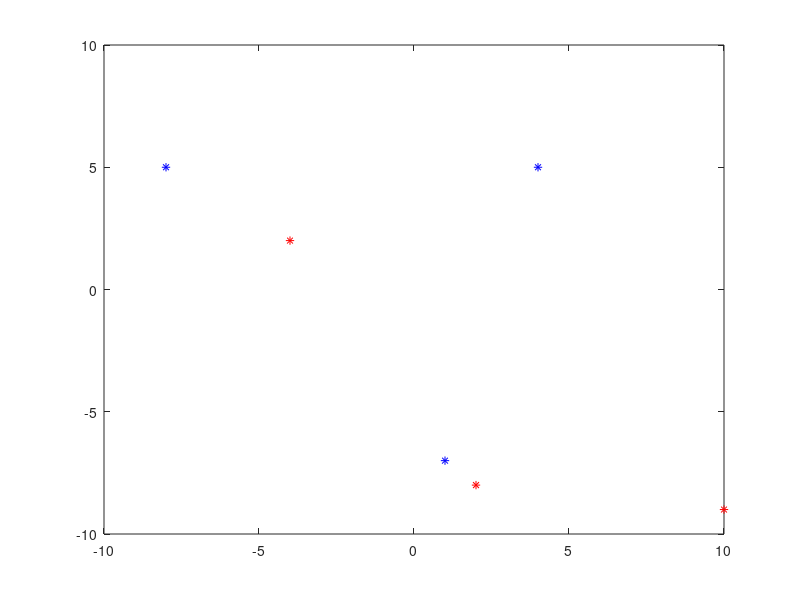

Write the MATLAB code that produced this figure. (Note: this script raises an error after producing the figure.)
clear
clc
%Task 01
w1 = [-8,5; 1,-7; 4,5];
w2 = [10,-9;-4,2;2,-8];
plot(w1(:,1),w1(:,2),'*b');hold on;
plot(w2(:,1),w2(:,2),'*r');hold on;

%Task 02
y=zeros(6,6);
y=[w1(1,1)*w1(1,1) w1(1,2)*w1(1,2) w1(1,1)*w1(1,2) w1(1,1) w1(1,2) 1;
   w1(2,1)*w1(2,1) w1(2,2)*w1(2,2) w1(2,1)*w1(2,2) w1(2,1) w1(2,2) 1;
   w1(3,1)*w1(3,1) w1(3,2)*w1(3,2) w1(3,1)*w1(3,2) w1(3,1) w1(3,2) 1;
   w2(1,1)*w2(1,1) w2(1,2)*w2(1,2) w2(1,1)*w2(1,2) w2(1,1) w2(1,2) 1;
   w2(2,1)*w2(2,1) w2(2,2)*w2(2,2) w2(2,1)*w2(2,2) w2(2,1) w2(2,2) 1;
   w2(3,1)*w2(3,1) w2(3,2)*w2(3,2) w2(3,1)*w2(3,2) w2(3,1) w2(3,2) 1]

%Task 03
w=ones(1,6);
alpha=1/6;
flag=0;
count=0;
while count<200
    count = count+1;
    flag=0;
    for i=1:6
        g=y(i,:)*w';
        if g<=0
            w=w+alpha*y(i,:);
        else 
            flag = flag+1;
        end;
    end;
    if flag==6
        break;
    end;
end;
fprintf('W: %f %f %f %f %f %f\n',w);
fprintf('Iteration: %d\n',count);

%Task 04
w=ones(1,6);
alpha=1/6;
flag=0;
count=0;
temp=0;
while count<200
    count = count+1;
    flag=0;
    for i=1:6
        g=y(i,:)*w';
        if g<=0
            temp=temp+y(i,:);
        else 
            flag = flag+1;
        end;
    end;
    if flag==6
        break;
    end;
    w=w+alpha*temp;
end;
fprintf('W: %f %f %f %f %f %f\n',w);
fprintf('Iteration: %d\n',count);

syms x1 x2;
s=sym(w(1,1)*x1*x1+w(1,2)*x2*x2+w(1,3)*x1*x2+w(1,4)*x1+w(1,5)*x2+w(1,6));
s2=solve(s,x2);
xval1=[-10:0.01:10];
xval2(1,:)=subs(s2(1),x1,xval1);
plot(xval1,xval2(1,:),'k');grid;hold on;